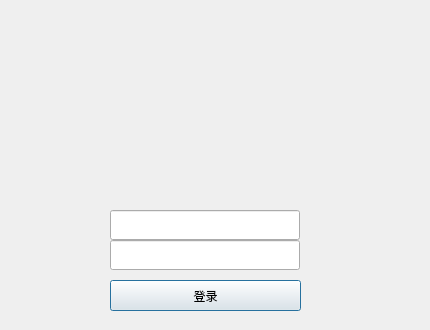
<?xml version="1.0" encoding="UTF-8"?>
<ui version="4.0">
 <class>LoginWindow</class>
 <widget class="QDialog" name="LoginWindow">
  <property name="geometry">
   <rect>
    <x>0</x>
    <y>0</y>
    <width>430</width>
    <height>330</height>
   </rect>
  </property>
  <property name="minimumSize">
   <size>
    <width>430</width>
    <height>330</height>
   </size>
  </property>
  <property name="maximumSize">
   <size>
    <width>430</width>
    <height>330</height>
   </size>
  </property>
  <property name="windowTitle">
   <string>Dialog</string>
  </property>
  <property name="locale">
   <locale language="English" country="UnitedStates"/>
  </property>
  <widget class="QLineEdit" name="PORTEdit">
   <property name="geometry">
    <rect>
     <x>110</x>
     <y>240</y>
     <width>190</width>
     <height>30</height>
    </rect>
   </property>
   <property name="sizePolicy">
    <sizepolicy hsizetype="Fixed" vsizetype="Fixed">
     <horstretch>0</horstretch>
     <verstretch>0</verstretch>
    </sizepolicy>
   </property>
   <property name="minimumSize">
    <size>
     <width>190</width>
     <height>30</height>
    </size>
   </property>
   <property name="maximumSize">
    <size>
     <width>190</width>
     <height>30</height>
    </size>
   </property>
   <property name="contextMenuPolicy">
    <enum>Qt::DefaultContextMenu</enum>
   </property>
   <property name="frame">
    <bool>true</bool>
   </property>
   <property name="echoMode">
    <enum>QLineEdit::Normal</enum>
   </property>
   <property name="clearButtonEnabled">
    <bool>false</bool>
   </property>
  </widget>
  <widget class="QLineEdit" name="IPEdit">
   <property name="geometry">
    <rect>
     <x>110</x>
     <y>210</y>
     <width>190</width>
     <height>30</height>
    </rect>
   </property>
   <property name="sizePolicy">
    <sizepolicy hsizetype="Fixed" vsizetype="Fixed">
     <horstretch>0</horstretch>
     <verstretch>0</verstretch>
    </sizepolicy>
   </property>
   <property name="minimumSize">
    <size>
     <width>190</width>
     <height>30</height>
    </size>
   </property>
   <property name="maximumSize">
    <size>
     <width>190</width>
     <height>30</height>
    </size>
   </property>
   <property name="contextMenuPolicy">
    <enum>Qt::DefaultContextMenu</enum>
   </property>
   <property name="echoMode">
    <enum>QLineEdit::Normal</enum>
   </property>
  </widget>
  <widget class="QPushButton" name="loginButton">
   <property name="geometry">
    <rect>
     <x>110</x>
     <y>280</y>
     <width>191</width>
     <height>31</height>
    </rect>
   </property>
   <property name="text">
    <string>登录</string>
   </property>
  </widget>
 </widget>
 <resources/>
 <connections/>
</ui>
